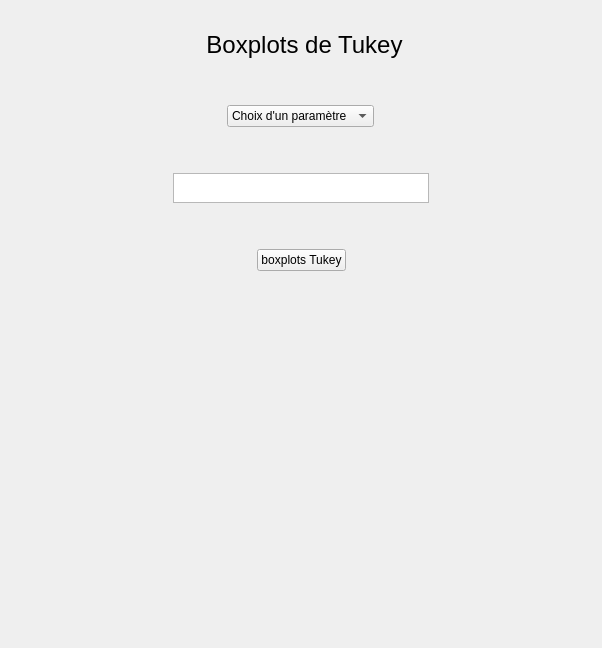
      <widget class="QWidget" name="page_7">
       <layout class="QGridLayout" name="gridLayout_7">
        <item row="2" column="1">
         <spacer name="verticalSpacer_43">
          <property name="orientation">
           <enum>Qt::Vertical</enum>
          </property>
          <property name="sizeType">
           <enum>QSizePolicy::Minimum</enum>
          </property>
          <property name="sizeHint" stdset="0">
           <size>
            <width>20</width>
            <height>40</height>
           </size>
          </property>
         </spacer>
        </item>
        <item row="1" column="1">
         <layout class="QHBoxLayout" name="horizontalLayout_23">
          <item>
           <spacer name="horizontalSpacer_43">
            <property name="orientation">
             <enum>Qt::Horizontal</enum>
            </property>
            <property name="sizeHint" stdset="0">
             <size>
              <width>40</width>
              <height>20</height>
             </size>
            </property>
           </spacer>
          </item>
          <item>
           <widget class="QLabel" name="titre_page7">
            <property name="font">
             <font>
              <pointsize>18</pointsize>
             </font>
            </property>
            <property name="layoutDirection">
             <enum>Qt::LeftToRight</enum>
            </property>
            <property name="autoFillBackground">
             <bool>true</bool>
            </property>
            <property name="text">
             <string>Boxplots de Tukey</string>
            </property>
            <property name="scaledContents">
             <bool>false</bool>
            </property>
            <property name="alignment">
             <set>Qt::AlignCenter</set>
            </property>
            <property name="wordWrap">
             <bool>false</bool>
            </property>
           </widget>
          </item>
          <item>
           <spacer name="horizontalSpacer_44">
            <property name="orientation">
             <enum>Qt::Horizontal</enum>
            </property>
            <property name="sizeHint" stdset="0">
             <size>
              <width>40</width>
              <height>20</height>
             </size>
            </property>
           </spacer>
          </item>
         </layout>
        </item>
        <item row="3" column="0" colspan="2">
         <layout class="QHBoxLayout" name="horizontalLayout_22">
          <item>
           <spacer name="horizontalSpacer_45">
            <property name="orientation">
             <enum>Qt::Horizontal</enum>
            </property>
            <property name="sizeType">
             <enum>QSizePolicy::Ignored</enum>
            </property>
            <property name="sizeHint" stdset="0">
             <size>
              <width>40</width>
              <height>20</height>
             </size>
            </property>
           </spacer>
          </item>
          <item>
           <widget class="QComboBox" name="comboBox_page7">
            <property name="sizePolicy">
             <sizepolicy hsizetype="Fixed" vsizetype="Fixed">
              <horstretch>0</horstretch>
              <verstretch>0</verstretch>
             </sizepolicy>
            </property>
            <property name="autoFillBackground">
             <bool>false</bool>
            </property>
            <property name="editable">
             <bool>false</bool>
            </property>
            <property name="currentText">
             <string>Choix d'un paramètre</string>
            </property>
            <property name="currentIndex">
             <number>0</number>
            </property>
            <property name="sizeAdjustPolicy">
             <enum>QComboBox::AdjustToContentsOnFirstShow</enum>
            </property>
            <property name="minimumContentsLength">
             <number>0</number>
            </property>
            <property name="frame">
             <bool>true</bool>
            </property>
            <item>
             <property name="text">
              <string>Choix d'un paramètre</string>
             </property>
            </item>
            <item>
             <property name="text">
              <string>Gmax</string>
             </property>
            </item>
            <item>
             <property name="text">
              <string>lag</string>
             </property>
            </item>
            <item>
             <property name="text">
              <string>t50</string>
             </property>
            </item>
            <item>
             <property name="text">
              <string>D</string>
             </property>
            </item>
            <item>
             <property name="text">
              <string>AUC</string>
             </property>
            </item>
           </widget>
          </item>
          <item>
           <spacer name="horizontalSpacer_46">
            <property name="orientation">
             <enum>Qt::Horizontal</enum>
            </property>
            <property name="sizeType">
             <enum>QSizePolicy::Ignored</enum>
            </property>
            <property name="sizeHint" stdset="0">
             <size>
              <width>40</width>
              <height>20</height>
             </size>
            </property>
           </spacer>
          </item>
         </layout>
        </item>
        <item row="0" column="1">
         <spacer name="verticalSpacer_42">
          <property name="orientation">
           <enum>Qt::Vertical</enum>
          </property>
          <property name="sizeType">
           <enum>QSizePolicy::Minimum</enum>
          </property>
          <property name="sizeHint" stdset="0">
           <size>
            <width>20</width>
            <height>20</height>
           </size>
          </property>
         </spacer>
        </item>
        <item row="8" column="1">
         <spacer name="verticalSpacer_15">
          <property name="orientation">
           <enum>Qt::Vertical</enum>
          </property>
          <property name="sizeType">
           <enum>QSizePolicy::Minimum</enum>
          </property>
          <property name="sizeHint" stdset="0">
           <size>
            <width>20</width>
            <height>40</height>
           </size>
          </property>
         </spacer>
        </item>
        <item row="5" column="0" colspan="2">
         <layout class="QHBoxLayout" name="horizontalLayout_21">
          <item>
           <spacer name="horizontalSpacer_47">
            <property name="orientation">
             <enum>Qt::Horizontal</enum>
            </property>
            <property name="sizeType">
             <enum>QSizePolicy::Expanding</enum>
            </property>
            <property name="sizeHint" stdset="0">
             <size>
              <width>40</width>
              <height>20</height>
             </size>
            </property>
           </spacer>
          </item>
          <item>
           <widget class="QTextEdit" name="textEdit_page7">
            <property name="sizePolicy">
             <sizepolicy hsizetype="Minimum" vsizetype="Minimum">
              <horstretch>0</horstretch>
              <verstretch>0</verstretch>
             </sizepolicy>
            </property>
            <property name="maximumSize">
             <size>
              <width>16777215</width>
              <height>30</height>
             </size>
            </property>
           </widget>
          </item>
          <item>
           <spacer name="horizontalSpacer_48">
            <property name="orientation">
             <enum>Qt::Horizontal</enum>
            </property>
            <property name="sizeType">
             <enum>QSizePolicy::Expanding</enum>
            </property>
            <property name="sizeHint" stdset="0">
             <size>
              <width>40</width>
              <height>20</height>
             </size>
            </property>
           </spacer>
          </item>
         </layout>
        </item>
        <item row="7" column="0" colspan="2">
         <layout class="QHBoxLayout" name="horizontalLayout_20">
          <item>
           <spacer name="horizontalSpacer_49">
            <property name="orientation">
             <enum>Qt::Horizontal</enum>
            </property>
            <property name="sizeHint" stdset="0">
             <size>
              <width>40</width>
              <height>20</height>
             </size>
            </property>
           </spacer>
          </item>
          <item>
           <widget class="QPushButton" name="pushButton_page7">
            <property name="text">
             <string>boxplots Tukey</string>
            </property>
           </widget>
          </item>
          <item>
           <spacer name="horizontalSpacer_50">
            <property name="orientation">
             <enum>Qt::Horizontal</enum>
            </property>
            <property name="sizeHint" stdset="0">
             <size>
              <width>40</width>
              <height>20</height>
             </size>
            </property>
           </spacer>
          </item>
         </layout>
        </item>
        <item row="4" column="1">
         <spacer name="verticalSpacer_44">
          <property name="orientation">
           <enum>Qt::Vertical</enum>
          </property>
          <property name="sizeType">
           <enum>QSizePolicy::Minimum</enum>
          </property>
          <property name="sizeHint" stdset="0">
           <size>
            <width>20</width>
            <height>40</height>
           </size>
          </property>
         </spacer>
        </item>
        <item row="11" column="1">
         <spacer name="verticalSpacer_46">
          <property name="orientation">
           <enum>Qt::Vertical</enum>
          </property>
          <property name="sizeType">
           <enum>QSizePolicy::Minimum</enum>
          </property>
          <property name="sizeHint" stdset="0">
           <size>
            <width>20</width>
            <height>300</height>
           </size>
          </property>
         </spacer>
        </item>
        <item row="10" column="0" colspan="2">
         <layout class="QHBoxLayout" name="horizontalLayout_19">
          <property name="sizeConstraint">
           <enum>QLayout::SetMinimumSize</enum>
          </property>
          <item>
           <spacer name="horizontalSpacer_51">
            <property name="orientation">
             <enum>Qt::Horizontal</enum>
            </property>
            <property name="sizeType">
             <enum>QSizePolicy::Minimum</enum>
            </property>
            <property name="sizeHint" stdset="0">
             <size>
              <width>40</width>
              <height>20</height>
             </size>
            </property>
           </spacer>
          </item>
          <item>
           <widget class="QLabel" name="label_page7">
            <property name="sizePolicy">
             <sizepolicy hsizetype="Expanding" vsizetype="Expanding">
              <horstretch>0</horstretch>
              <verstretch>0</verstretch>
             </sizepolicy>
            </property>
            <property name="minimumSize">
             <size>
              <width>500</width>
              <height>0</height>
             </size>
            </property>
            <property name="maximumSize">
             <size>
              <width>500</width>
              <height>16777215</height>
             </size>
            </property>
            <property name="text">
             <string/>
            </property>
            <property name="alignment">
             <set>Qt::AlignCenter</set>
            </property>
           </widget>
          </item>
          <item>
           <spacer name="horizontalSpacer_52">
            <property name="orientation">
             <enum>Qt::Horizontal</enum>
            </property>
            <property name="sizeType">
             <enum>QSizePolicy::Minimum</enum>
            </property>
            <property name="sizeHint" stdset="0">
             <size>
              <width>40</width>
              <height>20</height>
             </size>
            </property>
           </spacer>
          </item>
         </layout>
        </item>
        <item row="6" column="1">
         <spacer name="verticalSpacer_45">
          <property name="orientation">
           <enum>Qt::Vertical</enum>
          </property>
          <property name="sizeType">
           <enum>QSizePolicy::Minimum</enum>
          </property>
          <property name="sizeHint" stdset="0">
           <size>
            <width>20</width>
            <height>40</height>
           </size>
          </property>
         </spacer>
        </item>
       </layout>
      </widget>
